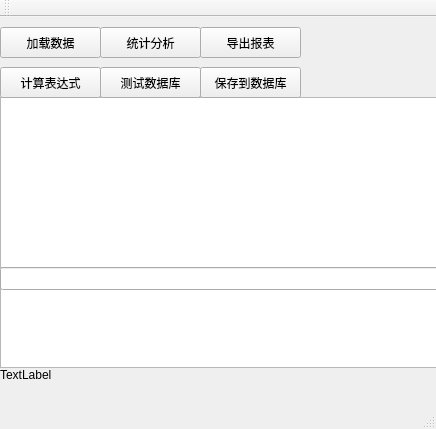
<?xml version="1.0" encoding="UTF-8"?>
<ui version="4.0">
 <class>SalesDataToolClass</class>
 <widget class="QMainWindow" name="SalesDataToolClass">
  <property name="geometry">
   <rect>
    <x>0</x>
    <y>0</y>
    <width>436</width>
    <height>429</height>
   </rect>
  </property>
  <property name="windowTitle">
   <string>SalesDataTool</string>
  </property>
  <widget class="QWidget" name="centralWidget">
   <widget class="QPushButton" name="btnLoadCSV">
    <property name="geometry">
     <rect>
      <x>0</x>
      <y>10</y>
      <width>101</width>
      <height>31</height>
     </rect>
    </property>
    <property name="text">
     <string>加载数据</string>
    </property>
   </widget>
   <widget class="QPushButton" name="btnAnalyze">
    <property name="geometry">
     <rect>
      <x>100</x>
      <y>10</y>
      <width>101</width>
      <height>31</height>
     </rect>
    </property>
    <property name="text">
     <string>统计分析</string>
    </property>
   </widget>
   <widget class="QPushButton" name="btnExport">
    <property name="geometry">
     <rect>
      <x>200</x>
      <y>10</y>
      <width>101</width>
      <height>31</height>
     </rect>
    </property>
    <property name="text">
     <string>导出报表</string>
    </property>
   </widget>
   <widget class="QTableWidget" name="tableData">
    <property name="geometry">
     <rect>
      <x>0</x>
      <y>80</y>
      <width>441</width>
      <height>171</height>
     </rect>
    </property>
   </widget>
   <widget class="QTextEdit" name="textResult">
    <property name="geometry">
     <rect>
      <x>0</x>
      <y>270</y>
      <width>441</width>
      <height>81</height>
     </rect>
    </property>
   </widget>
   <widget class="QLabel" name="lblStatus">
    <property name="geometry">
     <rect>
      <x>0</x>
      <y>350</y>
      <width>54</width>
      <height>16</height>
     </rect>
    </property>
    <property name="text">
     <string>TextLabel</string>
    </property>
   </widget>
   <widget class="QLineEdit" name="lineExpression">
    <property name="geometry">
     <rect>
      <x>0</x>
      <y>250</y>
      <width>441</width>
      <height>23</height>
     </rect>
    </property>
   </widget>
   <widget class="QPushButton" name="btnTestDB">
    <property name="geometry">
     <rect>
      <x>100</x>
      <y>50</y>
      <width>101</width>
      <height>31</height>
     </rect>
    </property>
    <property name="text">
     <string>测试数据库</string>
    </property>
   </widget>
   <widget class="QPushButton" name="btnSaveToDB">
    <property name="geometry">
     <rect>
      <x>200</x>
      <y>50</y>
      <width>101</width>
      <height>31</height>
     </rect>
    </property>
    <property name="text">
     <string>保存到数据库</string>
    </property>
   </widget>
   <widget class="QPushButton" name="btnCalculate">
    <property name="geometry">
     <rect>
      <x>0</x>
      <y>50</y>
      <width>101</width>
      <height>31</height>
     </rect>
    </property>
    <property name="text">
     <string>计算表达式</string>
    </property>
   </widget>
  </widget>
  <widget class="QMenuBar" name="menuBar">
   <property name="geometry">
    <rect>
     <x>0</x>
     <y>0</y>
     <width>436</width>
     <height>21</height>
    </rect>
   </property>
  </widget>
  <widget class="QToolBar" name="mainToolBar">
   <attribute name="toolBarArea">
    <enum>TopToolBarArea</enum>
   </attribute>
   <attribute name="toolBarBreak">
    <bool>false</bool>
   </attribute>
  </widget>
  <widget class="QStatusBar" name="statusBar"/>
 </widget>
 <layoutdefault spacing="6" margin="11"/>
 <resources>
  <include location="SalesDataTool.qrc"/>
 </resources>
 <connections/>
</ui>
